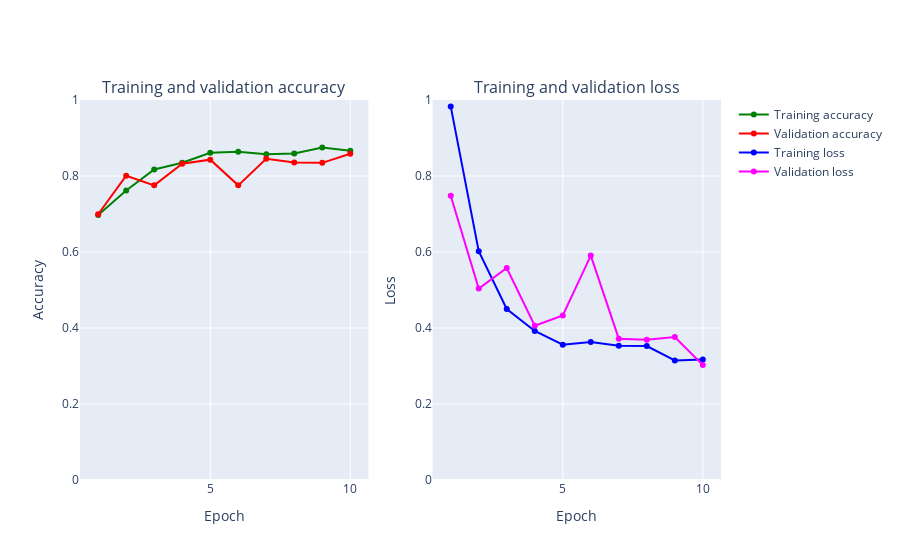

The cell this chart's notebook holds for it:
### Markdown cell above
### Evaluate model accuracy and loss

### Code cell
def create_trace(x,y,ylabel,color):
        trace = go.Scatter(
            x = x,y = y,
            name=ylabel,
            marker=dict(color=color),
            mode = "markers+lines",
            text=x
        )
        return trace
    
def plot_accuracy_and_loss(train_model):
    hist = train_model.history
    acc = hist['accuracy']
    val_acc = hist['val_accuracy']
    loss = hist['loss']
    val_loss = hist['val_loss']
    epochs = list(range(1,len(acc)+1))
    #define the traces
    trace_ta = create_trace(epochs,acc,"Training accuracy", "Green")
    trace_va = create_trace(epochs,val_acc,"Validation accuracy", "Red")
    trace_tl = create_trace(epochs,loss,"Training loss", "Blue")
    trace_vl = create_trace(epochs,val_loss,"Validation loss", "Magenta")
    fig = tools.make_subplots(rows=1,cols=2, subplot_titles=('Training and validation accuracy',
                                                             'Training and validation loss'))
    #add traces to the figure
    fig.append_trace(trace_ta,1,1)
    fig.append_trace(trace_va,1,1)
    fig.append_trace(trace_tl,1,2)
    fig.append_trace(trace_vl,1,2)
    #set the layout for the figure
    fig['layout']['xaxis'].update(title = 'Epoch')
    fig['layout']['xaxis2'].update(title = 'Epoch')
    fig['layout']['yaxis'].update(title = 'Accuracy', range=[0,1])
    fig['layout']['yaxis2'].update(title = 'Loss', range=[0,1])
    #plot
    iplot(fig, filename='accuracy-loss')

plot_accuracy_and_loss(train_model2)

### Figure 1 — Plotly figure (JSON) as saved in the notebook; plotly's stock layout.template omitted (floating-point values rounded to 4 significant figures)
{"data": [{"marker": {"color": "Green"}, "mode": "markers+lines", "name": "Training accuracy", "text": ["1", "2", "3", "4", "5", "6", "7", "8", "9", "10"], "type": "scatter", "x": [1, 2, 3, 4, 5, 6, 7, 8, 9, 10], "xaxis": "x", "y": [0.6972, 0.7619, 0.8172, 0.835, 0.861, 0.864, 0.8571, 0.8592, 0.8749, 0.8667], "yaxis": "y"}, {"marker": {"color": "Red"}, "mode": "markers+lines", "name": "Validation accuracy", "text": ["1", "2", "3", "4", "5", "6", "7", "8", "9", "10"], "type": "scatter", "x": [1, 2, 3, 4, 5, 6, 7, 8, 9, 10], "xaxis": "x", "y": [0.6993, 0.8007, 0.7754, 0.8321, 0.843, 0.7754, 0.8454, 0.8357, 0.8345, 0.8587], "yaxis": "y"}, {"marker": {"color": "Blue"}, "mode": "markers+lines", "name": "Training loss", "text": ["1", "2", "3", "4", "5", "6", "7", "8", "9", "10"], "type": "scatter", "x": [1, 2, 3, 4, 5, 6, 7, 8, 9, 10], "xaxis": "x2", "y": [0.9831, 0.6021, 0.4499, 0.3922, 0.356, 0.3631, 0.3535, 0.3526, 0.3146, 0.3168], "yaxis": "y2"}, {"marker": {"color": "Magenta"}, "mode": "markers+lines", "name": "Validation loss", "text": ["1", "2", "3", "4", "5", "6", "7", "8", "9", "10"], "type": "scatter", "x": [1, 2, 3, 4, 5, 6, 7, 8, 9, 10], "xaxis": "x2", "y": [0.7482, 0.5039, 0.558, 0.4062, 0.433, 0.5905, 0.3719, 0.3688, 0.3764, 0.3024], "yaxis": "y2"}], "layout": {"annotations": [{"font": {"size": 16}, "showarrow": false, "text": "Training and validation accuracy", "x": 0.225, "xanchor": "center", "xref": "paper", "y": 1, "yanchor": "bottom", "yref": "paper"}, {"font": {"size": 16}, "showarrow": false, "text": "Training and validation loss", "x": 0.775, "xanchor": "center", "xref": "paper", "y": 1, "yanchor": "bottom", "yref": "paper"}], "xaxis": {"anchor": "y", "domain": [0, 0.45], "title": {"text": "Epoch"}}, "xaxis2": {"anchor": "y2", "domain": [0.55, 1], "title": {"text": "Epoch"}}, "yaxis": {"anchor": "x", "domain": [0, 1], "range": [0, 1], "title": {"text": "Accuracy"}}, "yaxis2": {"anchor": "x2", "domain": [0, 1], "range": [0, 1], "title": {"text": "Loss"}}}}
